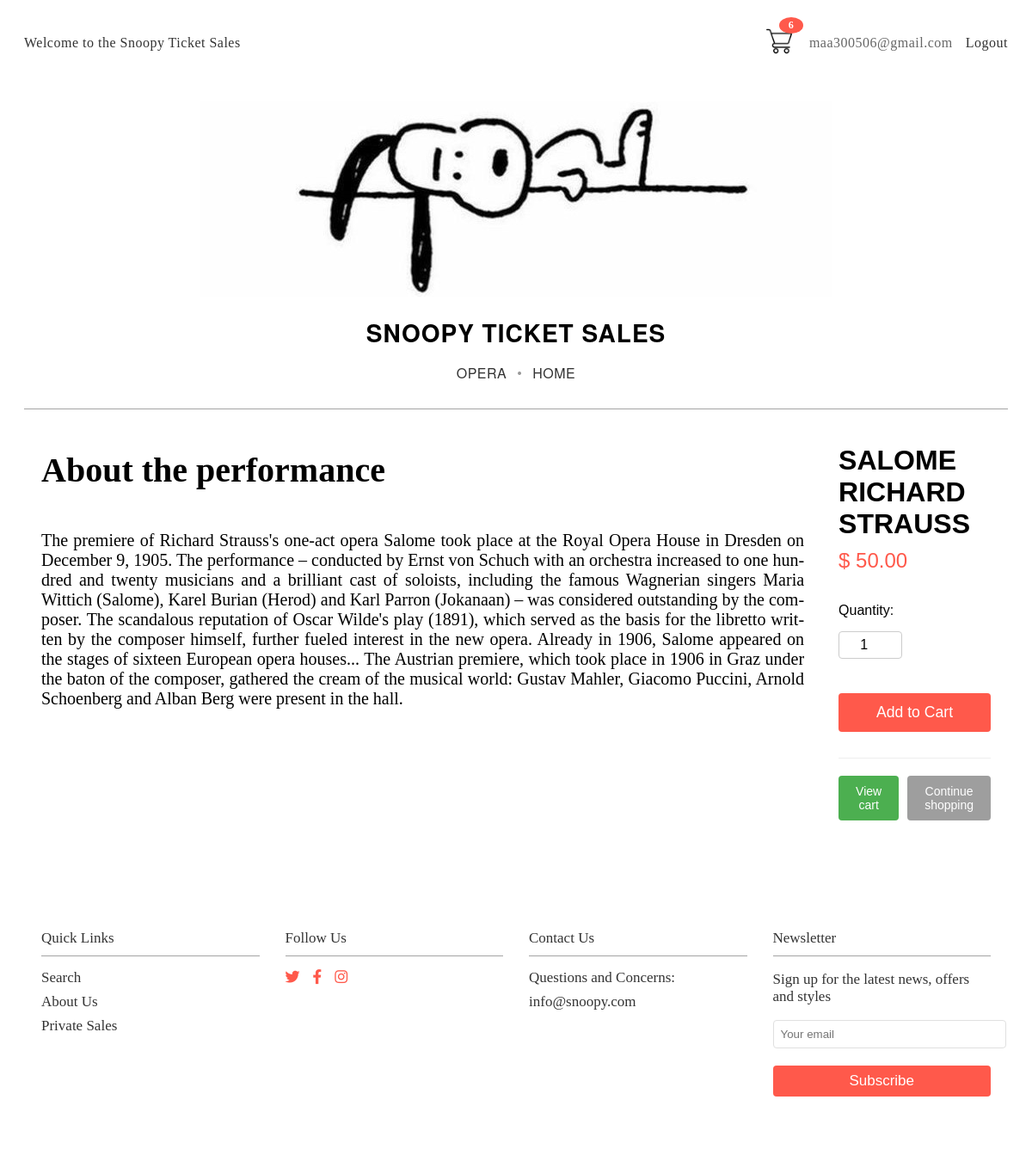
Page /ticket/1 (signed in) on the committed database.
### app.py (models this page shows, shortened)
class CartItem(db.Model):
    id = db.Column(db.Integer, primary_key=True)
    cart_id = db.Column(db.Integer, db.ForeignKey('cart.id'), nullable=False)
    ticket_id = db.Column(db.Integer, db.ForeignKey('tickets.id'), nullable=False)
    quantity = db.Column(db.Integer, nullable=False, default=1)
    ticket = db.relationship('Tickets', backref='cart_items')

class User(db.Model):
    id = db.Column(db.Integer, primary_key=True)
    email = db.Column(db.String(50), unique=True, nullable=False)
    password = db.Column(db.String(200), nullable=False)
    cart = db.relationship('Cart', backref='user', lazy=True, uselist=False)

class Tickets(db.Model):
    id = db.Column(db.Integer, primary_key=True)
    date = db.Column(db.String(20))
    time = db.Column(db.String(20))
    title = db.Column(db.String(100))
    short_description = db.Column(db.Text)
    description = db.Column(db.Text)
    price = db.Column(db.Float)
    url = db.Column(db.String(200))
    category_id = db.Column(db.Integer, db.ForeignKey('category.id'), nullable=False)

### app.py (the view)
@app.route('/ticket/<int:ticket_id>')
def ticket_description(ticket_id):
    ticket = Tickets.query.get_or_404(ticket_id)
    return render_template('ticket_description.html', ticket=ticket)

### app.py (called while the page is built)
def get_cart_count():
    if 'user_email' in session:
        user = User.query.filter_by(email=session['user_email']).first()
        if user and user.cart:
            return sum(item.quantity for item in user.cart.items)
    elif 'cart' in session:
        return sum(item['quantity'] for item in session['cart'])
    return 0

@app.context_processor
def utility_processor():
    return dict(get_cart_count=get_cart_count)

### templates/ticket_description.html (shortened to what this page needs)
{% extends "base.html" %}
{% block navigation %}
<nav class="menu">
    <span class="menu-item"><a href="{{ url_for('opera') }}">opera</a></span>
    <span class="menu-item"><a href="{{ url_for('index') }}">home</a></span>
</nav>
{% endblock %}
{% block content %}
<div class="container-description">
    <div class="description">
        <h1>About the performance</h1>
        <p>{{ ticket.description }}</p>
    </div>
    <div class="ticket-description">
        <h1 class="product-title" style="text-transform: uppercase;">{{ ticket.title }}</h1>
        <div class="product-price">$ {{ "{:.2f}".format(ticket.price) }}</div>
        <form method="POST" action="{{ url_for('add_to_cart') }}" class="add-to-cart-form">
            <label class="quantity-label">Quantity:</label>
            <input class="quantity-input" type="number" name="quantity" id="quantity" value="1" min="1">
            <button type="submit" class="add-to-cart-btn">Add to Cart</button>
        </form>
        <div class="cart-actions">
            <div class="action-buttons">
                <a href="{{ url_for('basket') }}" class="view-cart-btn">View cart</a>
                <a href="{{ url_for('opera') }}" class="continue-shopping-btn">Continue shopping</a>
            </div>
        </div>
    </div>
</div>
{% endblock %}

### templates/base.html (shortened to what this page needs)
<!DOCTYPE html>
<html lang="en">
<head>
    <link rel="stylesheet" href="../static/css/tickets.css">
    <link rel="stylesheet" href="../static/css/base.css">
    <link rel="stylesheet" href="../static/css/register.css">
    <link rel="stylesheet" href="../static/css/basket.css">
    <link rel="stylesheet" href="../static/css/ticket_description.css">
    <link rel="stylesheet" href="../static/css/my_orders.css">
    <link rel="stylesheet" href="../static/css/footer.css">
    <link rel="stylesheet" href="https://cdnjs.cloudflare.com/ajax/libs/font-awesome/5.15.4/css/all.min.css">
</head>
<body>
    {% block top_header %}
    <div class="top-header">
        Welcome to the Snoopy Ticket Sales
        <div class="basket">
            <a href="{{ url_for('basket') }}" class="basket-link">
                <img src="../static/img/basket.jpg" alt="basket" style="width: 40px; height: 40px;">
                {% if get_cart_count() > 0 %}
                    <span class="cart-count">{{ get_cart_count() }}</span>
                {% endif %}
            </a>
            {% if 'user_email' in session %}
                <span class="user-email">{{ session['user_email'] }}</span>
                <a href="{{ url_for('logout') }}" class="logout">Logout</a>
            {% else %}
                <a href="{{ url_for('register') }}" class="register">Register</a>
                <a href="{{ url_for('login') }}" class="login">Login</a>
            {% endif %}
        </div>
    </div>
    {% endblock %}
    <header>
        <p class="aligncenter">
            <img src="../static/img/logo.jpg" alt="snoopy">
        </p>
        <h1 class="main-title">Snoopy Ticket Sales</h1>
        {% block navigation %}{% endblock %}
    </header>
    {% block content %}{% endblock %}
    {% block footer %}
    <footer class="footer">
        <div class="footer-content">
            <div class="footer-section">
                <h3>Quick Links</h3>
                <ul>
                    <li><a href="#">Search</a></li>
                    <li><a href="#">About Us</a></li>
                    <li><a href="#">Private Sales</a></li>
                </ul>
            </div>
            <div class="footer-section">
                <h3>Follow Us</h3>
                <div class="social-links">
                    <a href="#"><i class="fab fa-twitter"></i></a>
                    <a href="#"><i class="fab fa-facebook-f"></i></a>
                    <a href="#"><i class="fab fa-instagram"></i></a>
                </div>
            </div>
            <div class="footer-section">
                <h3>Contact Us</h3>
                <ul>
                    <li>Questions and Concerns:</li>
                    <li>info@snoopy.com</li>
                </ul>
            </div>
            <div class="footer-section">
                <h3>Newsletter</h3>
                <p>Sign up for the latest news, offers and styles</p>
                <input type="email" placeholder="Your email">
                <button class="subscribe-btn">Subscribe</button>
            </div>
        </div>
    </footer>
    {% endblock %}
</body>
</html>

### static/css/tickets.css (style rules this page uses)
.menu-item a { text-decoration: none; color: #333333; letter-spacing: 0.5px; transition: color 0.3s; }
.add-to-cart-form { margin-top: 15px; display: flex; gap: 10px; align-items: center; justify-content: center; }
.quantity-input { width: 60px; padding: 5px; border: 1px solid #e0e0e0; border-radius: 4px; text-align: center; }

### static/css/base.css (style rules this page uses)
header { font-family: 'Helvetica Neue', Arial, sans-serif; text-align: center; padding: 30px 20px; background-color: #ffffff; border-bottom: 1px solid #a4a4a4; max-width: 1200px; margin: 0 auto; }
.main-title { font-size: 28px; font-weight: bold; margin: 0; color: #000000; letter-spacing: 1px; text-transform: uppercase; }
.menu { display: flex; justify-content: center; gap: 30px; margin-top: 15px; flex-wrap: wrap; }
.menu-item { font-size: 16px; color: #333333; letter-spacing: 0.5px; position: relative; text-transform: uppercase; }
.menu-item:not(:last-child)::after { content: "•"; position: absolute; right: -18px; color: #999999; text-transform: uppercase; }
.top-header { display: flex; justify-content: space-between; align-items: center; font-family: Vollkorn, serif; font-size: 16px; color: #333333; letter-spacing: 0.5px; position: relative; max-width: 1200px; margin: 0 auto; }
.basket { display: flex; align-items: center; font-size: 16px; color: #333333; letter-spacing: 0.5px; position: relative; }
.basket-link { position: relative; display: inline-block; }
.cart-count { position: absolute; top: -8px; right: -8px; background-color: #ff594b; color: white; border-radius: 50%; padding: 2px 6px; font-size: 12px; min-width: 16px; text-align: center; font-weight: bold; }
body { font-family: 'Arial', sans-serif; padding: 20px; }
.register, .login, .logout { text-decoration: none; color: #333333; margin-left: 15px; display: flex; align-items: center; }
.user-email { margin-left: 15px; color: #666; }

### static/css/ticket_description.css (style rules this page uses)
.product-title { font-size: 2rem; font-weight: 600; margin-bottom: 10px; }
.product-price { color: #ff594b; font-size: 1.5rem; font-weight: 500; margin-bottom: 10px; }
.quantity-label { display: block; margin-top: 20px; margin-bottom: 5px; font-size: 1rem; }
.quantity-input { width: 60px; padding: 6px; font-size: 1rem; margin-bottom: 20px; border: 1px solid #ccc; border-radius: 4px; text-align: center; }
.add-to-cart-form { display: flex; flex-direction: column; align-items: flex-start; gap: 10px; }
button { background: #ff594b; color: #fff; border: none; padding: 12px 32px; font-size: 1.1rem; border-radius: 4px; cursor: pointer; margin-top: 10px; transition: background 0.2s; text-align: center; width: 100%; }
.description { display: flex; flex-wrap: wrap; font-family: Vollkorn, serif; font-size: 20px; }
.container-description { display: flex; justify-content: space-between; align-items: flex-start; gap: 40px; padding: 20px; max-width: 1200px; margin: 0 auto; flex-wrap: nowrap; }
.description p { word-wrap: break-word; overflow-wrap: break-word; hyphens: auto; text-align: justify; }
.cart-actions { margin-top: 30px; border-top: 1px solid #eee; padding-top: 20px; width: 100%; }
.action-buttons { display: flex; gap: 10px; width: 100%; }
.view-cart-btn, .continue-shopping-btn { padding: 10px 20px; border-radius: 4px; font-size: 14px; text-decoration: none; transition: background-color 0.3s; display: inline-block; text-align: center; flex: 1; }
.view-cart-btn { background-color: #4CAF50; color: white; }
.continue-shopping-btn { background-color: #9e9e9e; color: white; }

### rows in the picture
CartItem: quantity "6"
User: user_email "maa300506@gmail.com"
Tickets: description "The premiere of Richard Strauss's one-act opera Salome took place at the Royal Opera House in Dresden on December 9, 1905. The performance – conducted by Ernst von Schuch with an orchestra increased to one hundred and twenty musicians and a brilliant cast of soloists, including the famous Wagnerian singers Maria Wittich (Salome), Karel Burian (Herod) and Karl Parron (Jokanaan) – was considered outstanding by the composer. The scandalous reputation of Oscar Wilde's play (1891), which served as the basis for the libretto written by the composer himself, further fueled interest in the new opera. Already in 1906, Salome appeared on the stages of sixteen European opera houses... The Austrian…", title "SALOME RICHARD STRAUSS", price "50.00"
